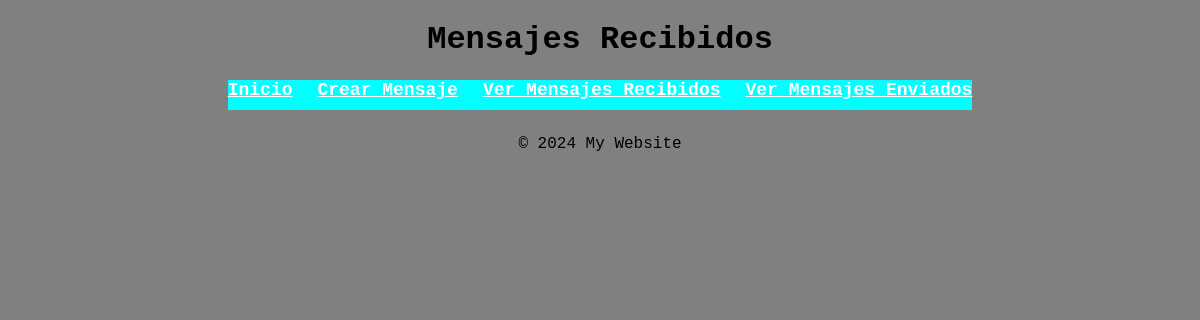
Page /mensajesRecibidos on the earlier database version.
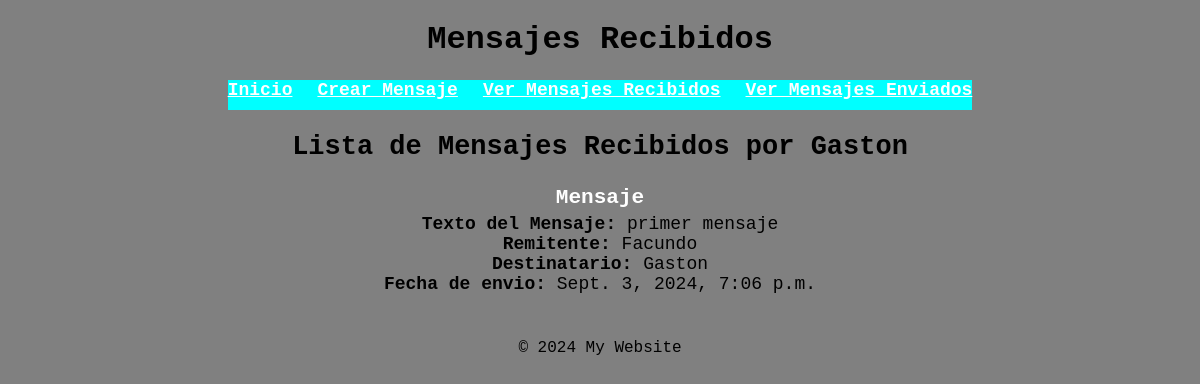
Same page on the later database version.
### mensajes/models.py (models this page shows, shortened)
class Mensaje(models.Model):
    texto_del_mensaje = models.TextField()
    remitente = models.CharField(max_length=25)
    destinatario = models.CharField(max_length=25)
    fecha_del_envio = models.DateTimeField(auto_now_add=True)

### mensajes/views.py (the view)
# urls.py: path('mensajesRecibidos', views.ver_mensajes_recibidos, name='ver_mensajes_recibidos'),
def ver_mensajes_recibidos(request):
    destinatario_buscado = 'Gaston'
    mensajes_recibidos = Mensaje.objects.filter(destinatario='Gaston')
    contexto = {
        'mensajes': mensajes_recibidos,
        'destinatario': destinatario_buscado
    }
    return render(request, 'mensajesRecibidos.html', contexto)

### mensajes/templates/mensajesRecibidos.html (shortened to what this page needs)
{% extends "base.html" %}
{% block header %}
    <h1>Mensajes Recibidos</h1>
{% endblock %}
{% block content %}
    <ol style="list-style-type: none; padding: 0; margin: 0; font-family: 'Courier New', Courier, monospace; font-size: large; font-weight: 400">
        {% for mensaje in mensajes %}
        <h2> Lista de Mensajes Recibidos por {{ destinatario }}</h2>
            <li style="margin-top: 15px;">
                <h3 style="margin-bottom: 5px; text-align: center; color: #FFF;">Mensaje</h3>
                <b>Texto del Mensaje: </b>{{ mensaje.texto_del_mensaje }} <br>
                <b>Remitente: </b>{{ mensaje.remitente }} <br>
                <b>Destinatario: </b>{{ mensaje.destinatario }} <br>
                <b>Fecha de envio: </b>{{ mensaje.fecha_del_envio }}
            </li> <br>
        {% endfor %}
    </ol>
{% endblock %}

### mensajes/templates/base.html (shortened to what this page needs)
<!DOCTYPE html>
<html lang="en">
    <head>
        {% load static %}
        <link rel="stylesheet" href="{% static 'mensajes/styles.css' %}">
    </head>
    <body style="background-color: grey; font-family: 'Courier New', Courier, monospace;">
    <header style="text-align: center;">
        <h1>{% block header %}Welcome to My Website{% endblock %}</h1>
    </header>
    <div style="display: flex; justify-content: center;">
        {% include 'navbar.html' %}
    </div>
    <div class="content" style="display: flex; justify-content: center;">
        {% block content %} {% endblock %}
    </div>
    <footer style="margin-bottom: 0; margin-top: 25px; text-align: center;">
        <p>&copy; 2024 My Website</p>
    </footer>
    </body>
</html>

### mensajes/templates/navbar.html
<nav>
    <ul style="list-style-type: none; display: flex; padding: 0; margin: 0; font-family: 'Courier New', Courier, monospace; font-size: large; font-weight: 500">
        <li style="margin-right: 25px; "><a href="{% url 'home' %}" style="color: #FFF;">Inicio</a></li>
        <li style="margin-right: 25px; "><a href="{% url 'crear_mensaje' %}" style="color: #FFF;">Crear Mensaje</a></li>
        <li style="margin-right: 25px; "><a href="{% url 'ver_mensajes_recibidos' %}" style="color: #FFF;">Ver Mensajes Recibidos</a></li>
        <li><a href="{% url 'ver_mensajes_enviados' %}" style="color: #FFF;">Ver Mensajes Enviados</a></li>
    </ul>
</nav>

### mensajes/static /mensajes/styles.css (style rules this page uses)
nav ul { list-style-type: none; padding: 0; margin: 0; display: flex; background-color: aqua; }
nav ul li { margin-right: 20px; margin-bottom: 10px; font-size: large; font-weight: bold; font-family: 'Courier New', Courier, monospace; }
nav ul li:last-child { margin-right: 0; }
body { text-align: center; background-color: grey; }

Differences in the rows shown:
added Mensaje: destinatario "Gaston", texto_del_mensaje "primer mensaje", remitente "Facundo", fecha_del_envio "Sept. 3, 2024, 7:06 p.m."
